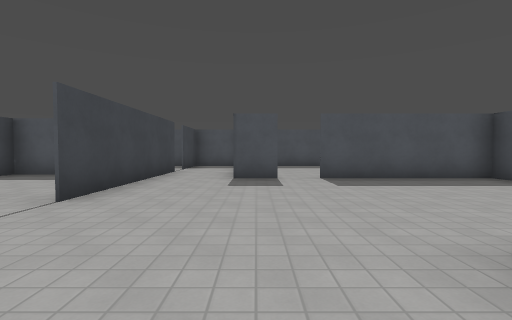
View 1 (above)

24 first-person views from a walk through a Godot game level. The camera is 1.3 m above the floor, tilts 2° down and sees 85° across. Doors that lead somewhere are drawn open, without their leaves. The floor is counted in squares, 2 m on a side. Each view is taken from the middle of a square. On the plan, view 1 faces up. The plan holds only what a view shows up to about 9 squares ahead; the rest is blank. The place goes on beyond the plan. Surface patterns are stand-ins for the level's own textures.

View 2
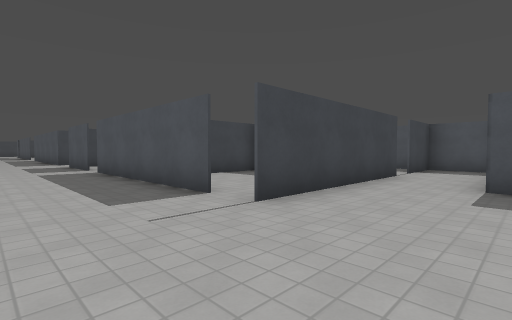

View 3
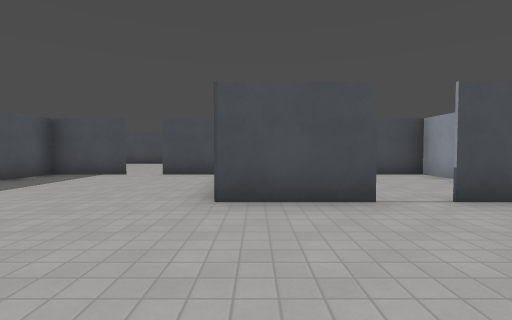

View 4
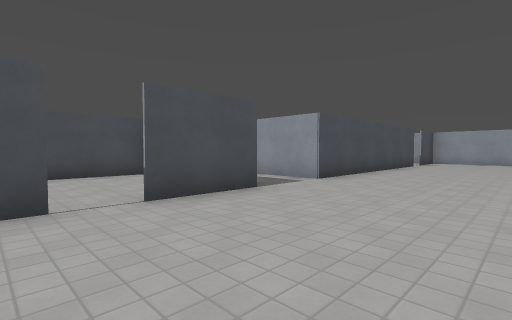

View 5
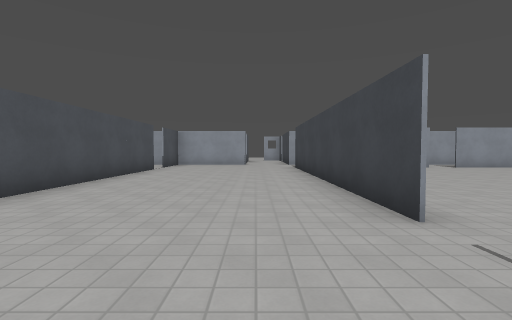

View 6
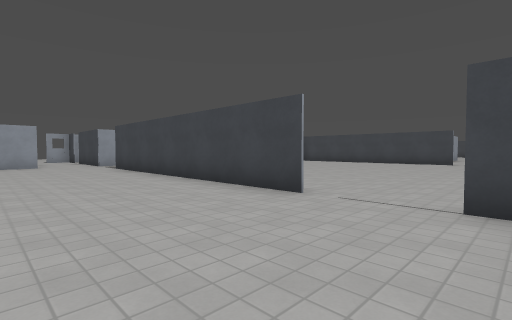

View 7
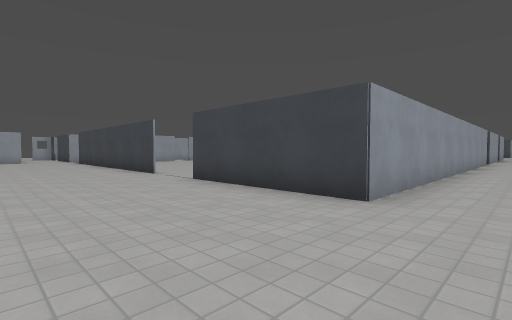

View 8
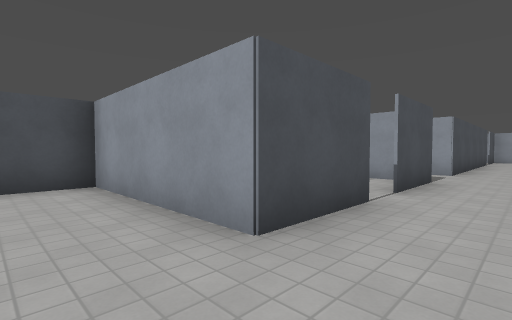

View 9
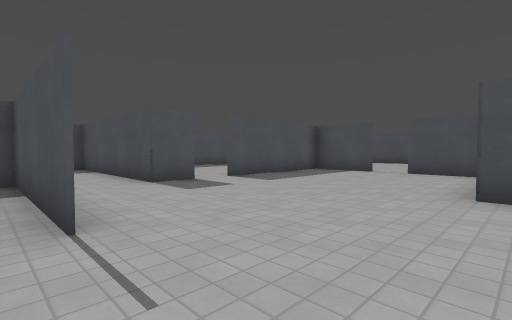

View 10
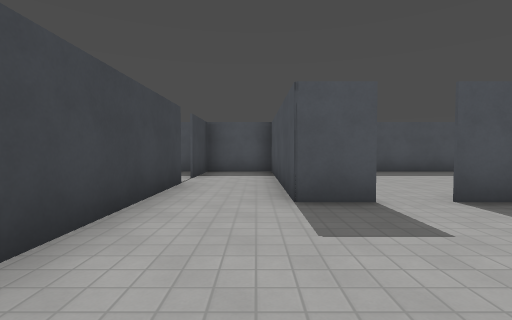

View 11
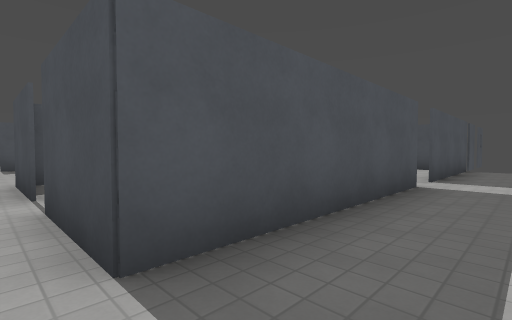

View 12
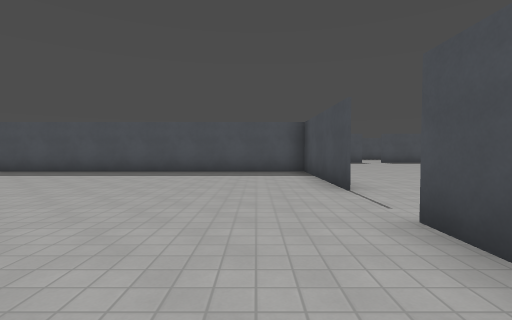

View 13
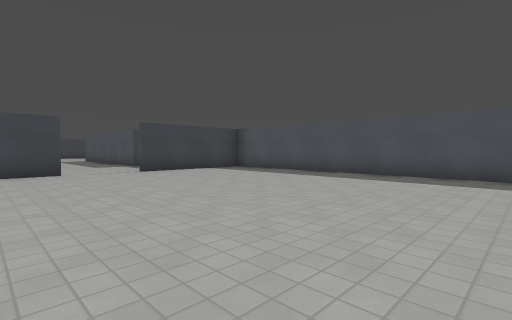

View 14
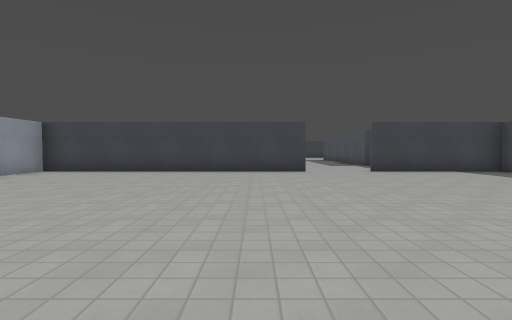

View 15
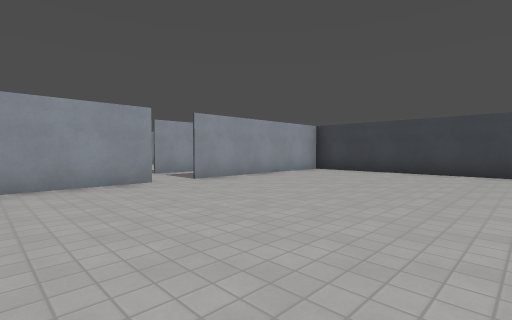

View 16
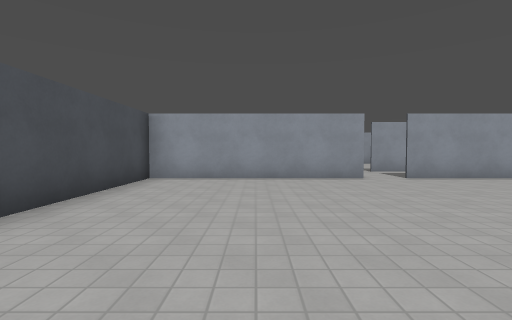

View 17
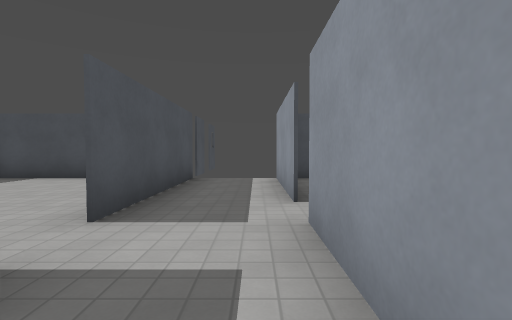

View 18
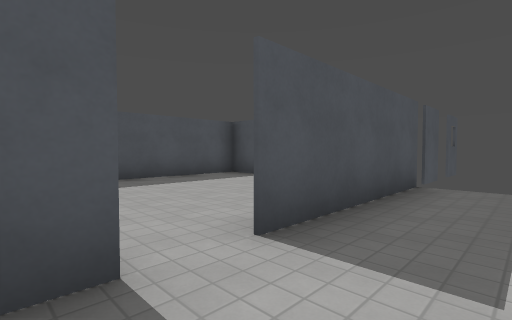

View 19
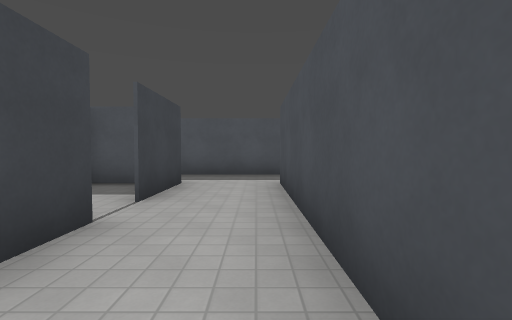

View 20
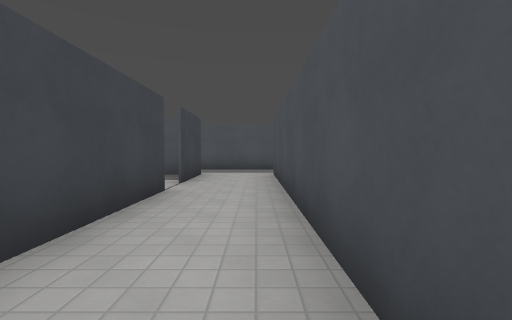

View 21
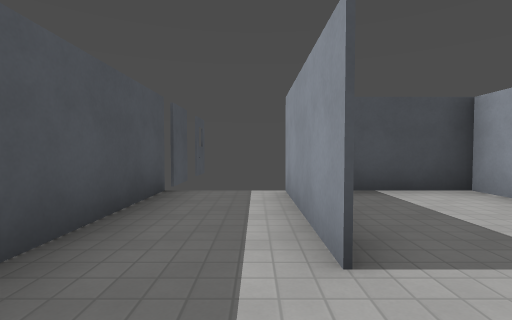

View 22
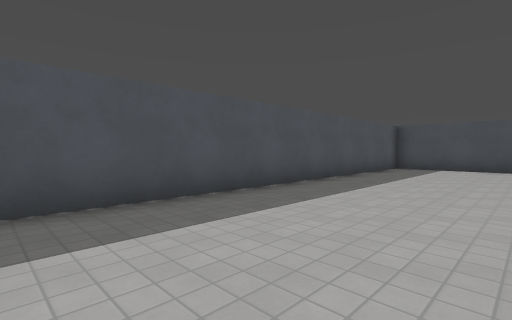

View 23
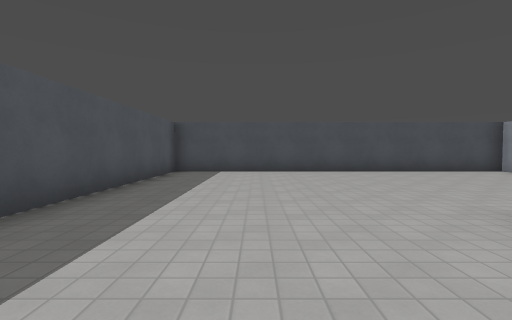

View 24
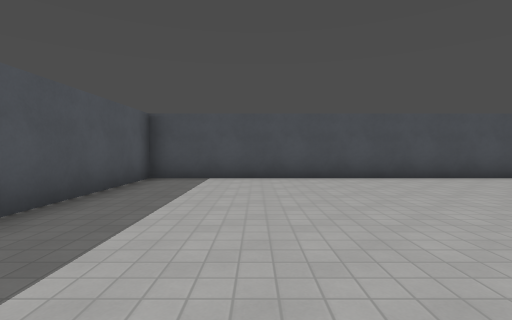

### Floor plan
Points are (right, up) in squares from view 1. A wall is a line through its corners. A room is listed if a view was taken in it or the views show most of it. See-through windows are left out.
Room 1 (views 1, 2, 3, 4, 5, 6, 7, 8, 9, 10, 11)
walls: (1.5, -0.6) (1.5, 1.5) (5.5, 1.5) (5.5, 3.5); (-3.5, -5.5) (-3.5, -12.2); (1.5, -3.5) (1.5, -1.5); (-3.4, 3.5) (-10.2, 3.5); (0.6, 6.5) (-0.5, 6.5) (-0.5, 11.5) (-1.9, 11.5); (-11.2, 0.5) (-3.5, 0.5) (-3.5, -3.5); (5.5, 4.4) (5.5, 6.5) (1.5, 6.5); (-2.5, 8.5) (-2.5, 3.5); (1.5, -12) (1.5, -5.5); (-2.5, 11.5) (-2.5, 9.5)
ways out: open door at (-3.5, -4.5) to room 2; opening at (1, -5) to room 3; open door at (1, 6.5) to room 4; open door at (5.5, 4) to room 4; open door at (1.5, -1) to room 6; open door at (-9.5, 3); open door at (-3, 3.5); open door at (-2.5, 9)
Room 2 (views 12, 13, 14, 15, 16)
walls: (-3.5, -6.5) (-3.5, -5.5); (-14.5, -5.4) (-14.5, -13.5) (-9.5, -13.5); (-8.5, -13.5) (-3.5, -13.5) (-3.5, -9.6); (-3.5, -3.5) (-3.5, 0.5) (-14.5, 0.5) (-14.5, -3.5)
ways out: open door at (-3.5, -4.5) to room 1; open door at (-14.5, -4.5); open door at (-9, -13.5)
Room 3 (views 17, 18, 19, 20, 21)
walls: (3.5, -8.5) (3.5, -11.5); (1.5, -5.5) (3.5, -5.5) (3.5, -7.5); (5.5, -12.5) (5.5, -5.5) (7.5, -5.5); (6.6, -3.5) (1.5, -3.5)
ways out: opening at (1, -5) to room 1; open door at (7, -3.5) to room 5; open door at (8, -5.5)
Room 4 (views 22, 23, 24)
walls: (11.5, 1) (11.5, 11.5) (1.1, 11.5)
ways out: open door at (1, 6.5) to room 1; open door at (5.5, 4) to room 1
Room 5 (no view inside)
walls: (11.5, -1.1) (11.5, 1); (11.5, 1.5) (8.1, 1.5)
ways out: open door at (7, -3.5) to room 3; open door at (11.6, -4.8) to room 7
Room 6 (no view inside)
walls: (4.2, -3.5) (5.5, -3.5) (5.5, -1); (2.1, -3.5) (2.8, -3.5)
ways out: open door at (1.5, -1) to room 1
Room 7 (no view inside)
walls: (8.5, -5.5) (11.5, -5.5); (11.6, -3.5) (7.5, -3.5)
ways out: open door at (11.6, -4.8) to room 5
Room 8 (no view inside)
walls: (3, -5.5) (1.8, -5.5)
ways out: open door at (3.5, -8)

Positions as (right, up) in squares from view 1, and headings:
1: (0, 0), facing up
2: (0, 1), facing up-left
3: (-2, 1), facing right
4: (-2, 0), facing down-right
5: (-2, -3), facing down
6: (0, -3), facing down-left
7: (0, 2), facing down-left
8: (0, 3), facing down-right
9: (-3, 1), facing up-right
10: (-1, 3), facing up
11: (1, -5), facing up-right
12: (-5, -8), facing up
13: (-6, -7), facing up-left
14: (-6, -7), facing left
15: (-6, -8), facing down-left
16: (-6, -7), facing down
17: (5, -5), facing right
18: (6, -5), facing up-right
19: (5, -11), facing up
20: (5, -13), facing up
21: (7, -5), facing right
22: (1, 8), facing up-right
23: (3, 9), facing right
24: (5, 9), facing right
